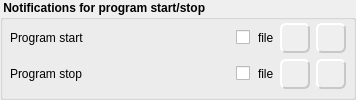
              <widget class="QGroupBox" name="mGrpStyle_7">
               <property name="font">
                <font>
                 <weight>75</weight>
                 <bold>true</bold>
                </font>
               </property>
               <property name="title">
                <string> Notifications for program start/stop </string>
               </property>
               <layout class="QVBoxLayout" name="verticalLayout_22">
                <property name="leftMargin">
                 <number>7</number>
                </property>
                <property name="topMargin">
                 <number>3</number>
                </property>
                <property name="rightMargin">
                 <number>7</number>
                </property>
                <property name="bottomMargin">
                 <number>7</number>
                </property>
                <item>
                 <layout class="QHBoxLayout" name="horizontalLayout_42">
                  <item>
                   <widget class="QLabel" name="label_4">
                    <property name="minimumSize">
                     <size>
                      <width>170</width>
                      <height>30</height>
                     </size>
                    </property>
                    <property name="maximumSize">
                     <size>
                      <width>170</width>
                      <height>16777215</height>
                     </size>
                    </property>
                    <property name="font">
                     <font>
                      <family>MS Shell Dlg 2</family>
                      <weight>50</weight>
                      <bold>false</bold>
                     </font>
                    </property>
                    <property name="text">
                     <string>Program start</string>
                    </property>
                    <property name="alignment">
                     <set>Qt::AlignLeading|Qt::AlignLeft|Qt::AlignVCenter</set>
                    </property>
                   </widget>
                  </item>
                  <item>
                   <widget class="QLabel" name="label_18">
                    <property name="minimumSize">
                     <size>
                      <width>44</width>
                      <height>0</height>
                     </size>
                    </property>
                    <property name="maximumSize">
                     <size>
                      <width>44</width>
                      <height>16777215</height>
                     </size>
                    </property>
                    <property name="text">
                     <string/>
                    </property>
                   </widget>
                  </item>
                  <item>
                   <widget class="QCheckBox" name="mCbNotifySoundStart">
                    <property name="font">
                     <font>
                      <pointsize>9</pointsize>
                      <weight>50</weight>
                      <bold>false</bold>
                     </font>
                    </property>
                    <property name="toolTip">
                     <string>play sound file</string>
                    </property>
                    <property name="text">
                     <string/>
                    </property>
                    <property name="icon">
                     <iconset resource="../../resources/Icons.qrc">
                      <normaloff>:/images/22_22/SpeakerLoud.png</normaloff>:/images/22_22/SpeakerLoud.png</iconset>
                    </property>
                    <property name="iconSize">
                     <size>
                      <width>22</width>
                      <height>22</height>
                     </size>
                    </property>
                   </widget>
                  </item>
                  <item>
                   <spacer name="horizontalSpacer_46">
                    <property name="orientation">
                     <enum>Qt::Horizontal</enum>
                    </property>
                    <property name="sizeType">
                     <enum>QSizePolicy::MinimumExpanding</enum>
                    </property>
                    <property name="sizeHint" stdset="0">
                     <size>
                      <width>2</width>
                      <height>20</height>
                     </size>
                    </property>
                   </spacer>
                  </item>
                  <item>
                   <widget class="QLabel" name="mLbNotifySoundStartFile">
                    <property name="font">
                     <font>
                      <family>MS Shell Dlg 2</family>
                      <weight>50</weight>
                      <bold>false</bold>
                     </font>
                    </property>
                    <property name="text">
                     <string>file</string>
                    </property>
                   </widget>
                  </item>
                  <item>
                   <widget class="QPushButton" name="mPbNotifySoundStartFile">
                    <property name="minimumSize">
                     <size>
                      <width>30</width>
                      <height>30</height>
                     </size>
                    </property>
                    <property name="maximumSize">
                     <size>
                      <width>30</width>
                      <height>30</height>
                     </size>
                    </property>
                    <property name="toolTip">
                     <string>select sound file to play</string>
                    </property>
                    <property name="styleSheet">
                     <string notr="true">QPushButton{
background-color: rgb(239, 239, 239);
color: rgb(239, 239, 239);
border-style: outset;
border-width: 2px;
border-color:  rgb(200, 200, 200);
border-radius: 6px;
}
QPushButton:pressed{
background-color: rgb(150, 150, 150);
} </string>
                    </property>
                    <property name="text">
                     <string/>
                    </property>
                    <property name="icon">
                     <iconset resource="../../resources/Icons.qrc">
                      <normaloff>:/images/22_22/BoxOpen.png</normaloff>:/images/22_22/BoxOpen.png</iconset>
                    </property>
                    <property name="iconSize">
                     <size>
                      <width>22</width>
                      <height>22</height>
                     </size>
                    </property>
                    <property name="checked">
                     <bool>false</bool>
                    </property>
                   </widget>
                  </item>
                  <item>
                   <widget class="QToolButton" name="mTbPlaySoundStartFile">
                    <property name="minimumSize">
                     <size>
                      <width>30</width>
                      <height>30</height>
                     </size>
                    </property>
                    <property name="maximumSize">
                     <size>
                      <width>30</width>
                      <height>30</height>
                     </size>
                    </property>
                    <property name="toolTip">
                     <string>play selected sound file</string>
                    </property>
                    <property name="styleSheet">
                     <string notr="true">QToolButton{
background-color: rgb(239, 239, 239);
color: rgb(239, 239, 239);
border-style: outset;
border-width: 2px;
border-color:  rgb(200, 200, 200);
border-radius: 6px;
}
QToolButton:pressed{
background-color: rgb(150, 150, 150);
} 
</string>
                    </property>
                    <property name="text">
                     <string>...</string>
                    </property>
                    <property name="icon">
                     <iconset resource="../../resources/Icons.qrc">
                      <normaloff>:/images/22_22/AV_Play.png</normaloff>:/images/22_22/AV_Play.png</iconset>
                    </property>
                    <property name="iconSize">
                     <size>
                      <width>22</width>
                      <height>22</height>
                     </size>
                    </property>
                   </widget>
                  </item>
                 </layout>
                </item>
                <item>
                 <layout class="QHBoxLayout" name="horizontalLayout_43">
                  <item>
                   <widget class="QLabel" name="label_6">
                    <property name="minimumSize">
                     <size>
                      <width>170</width>
                      <height>30</height>
                     </size>
                    </property>
                    <property name="maximumSize">
                     <size>
                      <width>170</width>
                      <height>16777215</height>
                     </size>
                    </property>
                    <property name="font">
                     <font>
                      <family>MS Shell Dlg 2</family>
                      <weight>50</weight>
                      <bold>false</bold>
                     </font>
                    </property>
                    <property name="text">
                     <string>Program stop</string>
                    </property>
                    <property name="alignment">
                     <set>Qt::AlignLeading|Qt::AlignLeft|Qt::AlignVCenter</set>
                    </property>
                   </widget>
                  </item>
                  <item>
                   <widget class="QLabel" name="label_20">
                    <property name="minimumSize">
                     <size>
                      <width>44</width>
                      <height>0</height>
                     </size>
                    </property>
                    <property name="maximumSize">
                     <size>
                      <width>44</width>
                      <height>16777215</height>
                     </size>
                    </property>
                    <property name="text">
                     <string/>
                    </property>
                   </widget>
                  </item>
                  <item>
                   <widget class="QCheckBox" name="mCbNotifySoundStop">
                    <property name="font">
                     <font>
                      <pointsize>9</pointsize>
                      <weight>50</weight>
                      <bold>false</bold>
                     </font>
                    </property>
                    <property name="toolTip">
                     <string>play sound file</string>
                    </property>
                    <property name="text">
                     <string/>
                    </property>
                    <property name="icon">
                     <iconset resource="../../resources/Icons.qrc">
                      <normaloff>:/images/22_22/SpeakerLoud.png</normaloff>:/images/22_22/SpeakerLoud.png</iconset>
                    </property>
                    <property name="iconSize">
                     <size>
                      <width>22</width>
                      <height>22</height>
                     </size>
                    </property>
                   </widget>
                  </item>
                  <item>
                   <spacer name="horizontalSpacer_47">
                    <property name="orientation">
                     <enum>Qt::Horizontal</enum>
                    </property>
                    <property name="sizeType">
                     <enum>QSizePolicy::MinimumExpanding</enum>
                    </property>
                    <property name="sizeHint" stdset="0">
                     <size>
                      <width>2</width>
                      <height>20</height>
                     </size>
                    </property>
                   </spacer>
                  </item>
                  <item>
                   <widget class="QLabel" name="mLbNotifySoundStopFile">
                    <property name="font">
                     <font>
                      <family>MS Shell Dlg 2</family>
                      <weight>50</weight>
                      <bold>false</bold>
                     </font>
                    </property>
                    <property name="text">
                     <string>file</string>
                    </property>
                   </widget>
                  </item>
                  <item>
                   <widget class="QPushButton" name="mPbNotifySoundStopFile">
                    <property name="minimumSize">
                     <size>
                      <width>30</width>
                      <height>30</height>
                     </size>
                    </property>
                    <property name="maximumSize">
                     <size>
                      <width>30</width>
                      <height>30</height>
                     </size>
                    </property>
                    <property name="toolTip">
                     <string>select sound file to play</string>
                    </property>
                    <property name="styleSheet">
                     <string notr="true">QPushButton{
background-color: rgb(239, 239, 239);
color: rgb(239, 239, 239);
border-style: outset;
border-width: 2px;
border-color:  rgb(200, 200, 200);
border-radius: 6px;
}
QPushButton:pressed{
background-color: rgb(150, 150, 150);
} </string>
                    </property>
                    <property name="text">
                     <string/>
                    </property>
                    <property name="icon">
                     <iconset resource="../../resources/Icons.qrc">
                      <normaloff>:/images/22_22/BoxOpen.png</normaloff>:/images/22_22/BoxOpen.png</iconset>
                    </property>
                    <property name="iconSize">
                     <size>
                      <width>22</width>
                      <height>22</height>
                     </size>
                    </property>
                    <property name="checked">
                     <bool>false</bool>
                    </property>
                   </widget>
                  </item>
                  <item>
                   <widget class="QToolButton" name="mTbPlaySoundStopFile">
                    <property name="minimumSize">
                     <size>
                      <width>30</width>
                      <height>30</height>
                     </size>
                    </property>
                    <property name="maximumSize">
                     <size>
                      <width>30</width>
                      <height>30</height>
                     </size>
                    </property>
                    <property name="toolTip">
                     <string>play selected sound file</string>
                    </property>
                    <property name="styleSheet">
                     <string notr="true">QToolButton{
background-color: rgb(239, 239, 239);
color: rgb(239, 239, 239);
border-style: outset;
border-width: 2px;
border-color:  rgb(200, 200, 200);
border-radius: 6px;
}
QToolButton:pressed{
background-color: rgb(150, 150, 150);
} 
</string>
                    </property>
                    <property name="text">
                     <string>...</string>
                    </property>
                    <property name="icon">
                     <iconset resource="../../resources/Icons.qrc">
                      <normaloff>:/images/22_22/AV_Play.png</normaloff>:/images/22_22/AV_Play.png</iconset>
                    </property>
                    <property name="iconSize">
                     <size>
                      <width>22</width>
                      <height>22</height>
                     </size>
                    </property>
                   </widget>
                  </item>
                 </layout>
                </item>
               </layout>
              </widget>
